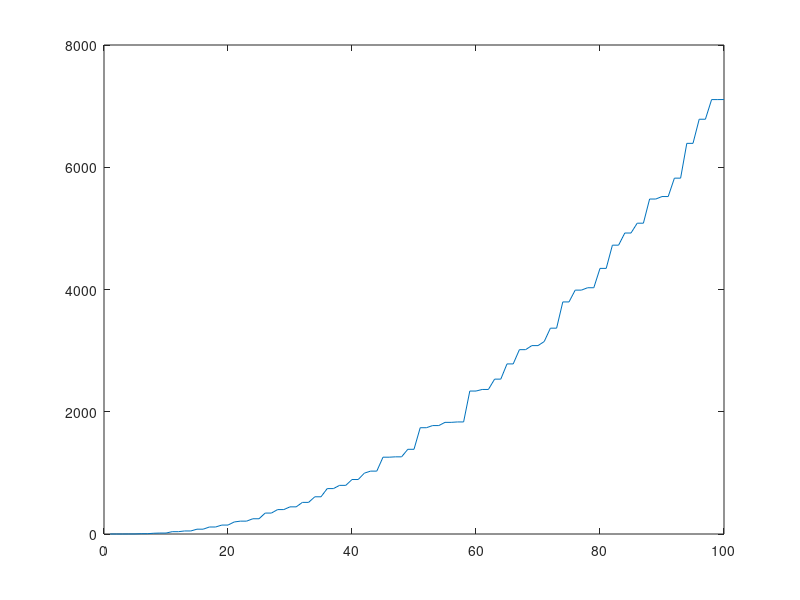

This chart was generated by the following MATLAB code: (Note: this script raises an error after producing the figure.)
function [evsAnalytic, evsEmpirical, meanEdgeLengths] = SquareExperiment

%% Compute spectrum analytically
[Kx, Ky] = meshgrid(0:200, 0:200);
Kx = Kx .* (pi/2); Ky = Ky .* (pi/2);
evsAnalytic = sort(1e-2 .* (Kx(:).^4 + Ky(:).^4) + 2 .* Kx(:).^2 .* Ky(:).^2);
figure; plot(evsAnalytic(1:100)); hold on;

%% Compute spectrum empirically
meshFiles = ["../../models/square0.03.obj", "../../models/square0.025.obj", ...
             "../../models/square0.02.obj", "../../models/square0.015.obj"];

i = 1;
for meshFile = meshFiles
    [verts, faces] = load_mesh(meshFile);
    square = ProcessMesh2D(verts, faces);
    meanEdgeLengths(i) = mean(square.edgeLengths);
    [~, Tij] = Frame2Tensor2D(square, MBO2D(square, true), 1e-2);
    [Op, M] = PhaseField2D(square, Tij, true);
    evsEmpirical(:, i) = eigs(Op + 1e-6 * M, M, 100, 'smallestabs');
    i = i + 1;
end
plot(evsEmpirical);


end